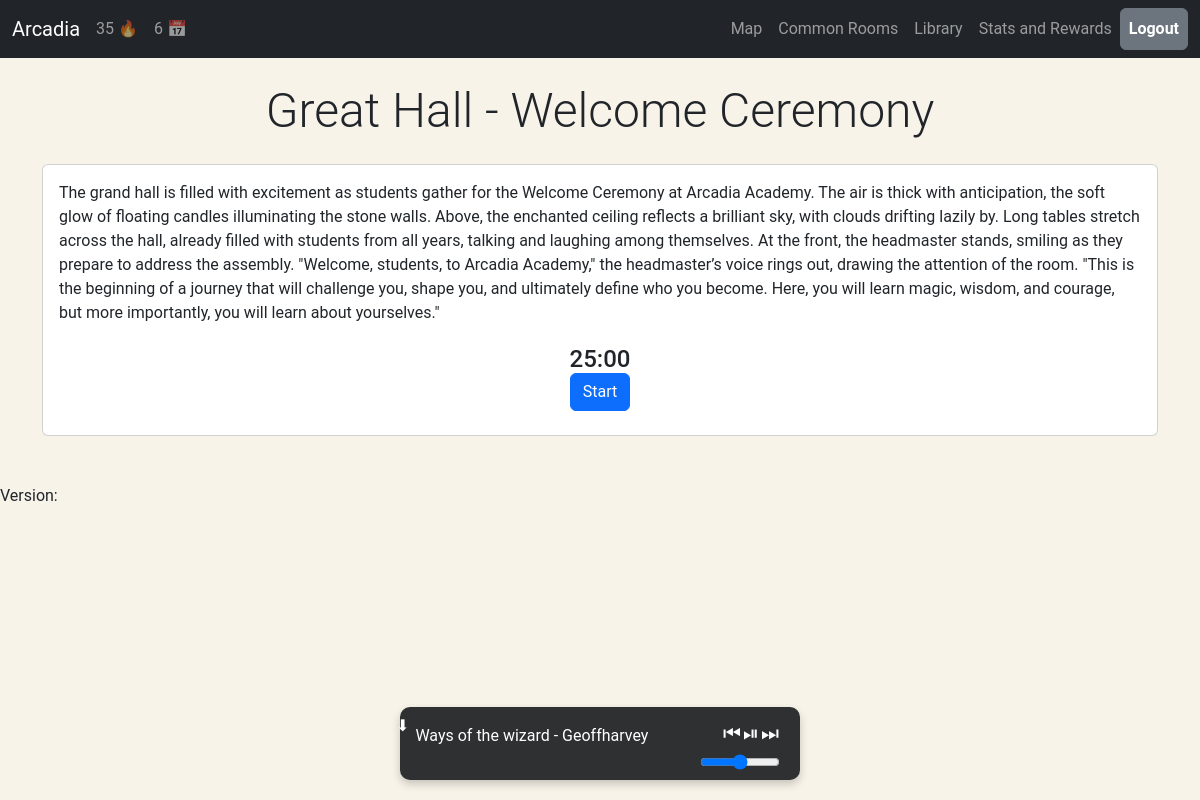
The page /pomo/event/9/ (signed in) on the database its author committed.
### pomo/models.py (models this page shows, shortened)
class Location(models.Model):
    name = models.CharField(max_length=100)
    title = models.CharField(max_length=100, blank=True, null=True)
    description = models.TextField()

class Event(models.Model):
    name = models.CharField(max_length=255)
    description = models.TextField()  # Story text
    info_box_btn_name = models.CharField(max_length=255, blank=True, null=True)
    location = models.ForeignKey(Location, on_delete=models.CASCADE)  # Location name
    pre_timer_text = models.TextField(blank=True, null=True)
    post_timer_text = models.TextField(blank=True, null=True)
    completion_type = models.CharField(max_length=50, blank=True, null=True, choices=[('direct','direct'),('25','25')], default='direct')
    repeatable = models.BooleanField(default=False)
    conditions = models.ManyToManyField(EventCondition, blank=True, related_name='events_of_condition')
    outcomes = models.ManyToManyField(EventOutcome, blank = True, related_name='events_with_outcome')
    def can_be_triggered(self, player_state):
        if not self.repeatable and self in player_state.completed_events.all():
            return False
        for condition in self.conditions.all():
            if not condition.is_met(player_state):
                return False
        return True

### pomo/views.py (the view)
# urls.py: path('event/<int:event_id>/', event_timer, name='event_detail'),
@login_required
def event_timer(request, event_id):
    event = get_object_or_404(Event, id=event_id)
    user = request.user
    context  = {
        'event_status': get_event_status(user,event),
        'event_id': event_id,
        'location': event.location.title,
        'event_name': event.name,
        'pre_timer_text': event.pre_timer_text,
        'post_timer_text': event.post_timer_text,
        'repeatable': event.repeatable,
    }
    if context['event_status']=="locked":
        raise Http404("Event does not exist")
    navbar_context = get_context_navbar(request.user)
    timer = get_timer_context(request.user)
    context = {**context, **navbar_context, **timer}
    return render(request, 'pomo/event.html',
                  context)

### pomo/models.py (called while the page is built)
    def get_streak(self):
        pomodoros = Timers.objects.filter(user=self.player).order_by('-date_completed')
        if not pomodoros.exists():
            return 0  # No pomodoros, so no streak
        today = timezone.now().date()
        timers_today = Timers.objects.filter(user=self.player, date_completed=today)
        yesterday = today - timedelta(1)
        timers_yesterday = Timers.objects.filter(user=self.player, date_completed=yesterday)
        if len(timers_today)==0 and len(timers_yesterday)==0:
            self.current_streak=0
            self.save()
            return 0
        else:
            return self.current_streak

    def get_total_pomos_today(self):
        today = timezone.now().date()
        timers_today = Timers.objects.filter(user=self.player, date_completed=today)
        total_pomodoros_today = len(timers_today)
        return total_pomodoros_today

### pomo/views.py (called while the page is built)
def get_context_navbar(user):
    player_state = PlayerState.objects.get(player=user)
    context = {"streak": player_state.get_streak(),
               "total_pomodoros_today": player_state.get_total_pomos_today()}
    return context

def get_timer_context(user):
    is_developer = user.profile.is_developer
    stats = {
        "is_developer": is_developer }
    return stats

def get_event_status(user,event):
    player_state = PlayerState.objects.get(player=user)
    if event in player_state.completed_events.all():
        return "completed"
    if event.can_be_triggered(player_state):
        return "open"
    else:
        return "locked"

### pomo/templates/pomo/event.html (shortened to what this page needs)
{% load static %}
<!DOCTYPE html>
<html lang="en">
<head>
    {% load bootstrap5 %}
    {% bootstrap_css %}
    <link rel="stylesheet" href="{% static 'pomo/music_player.css' %}">
</head>
<body style="background-color: #f7f3e9; font-family: 'Roboto', sans-serif;">
    {% include 'pomo/includes/navbar.html' %}
    <div class="container py-4">
        <div class="text-center mb-4">
            <h1 class="display-5">{{ location }} - {{ event_name }}</h1>
        </div>
        <div class="card mb-4">
            <div class="card-body">
                <p>{{ pre_timer_text }}</p>
                {% if event_status == "open" %}
                    {% include 'pomo/includes/event_timer.html' %}
                {% endif %}
            </div>
        </div>
        <div id="music-bar" class="music-player">
            <button id="collapse-button" onclick="collapseMusicBar()">⬇</button>
            <div class="music-info">
                <p id="music-title">Title - Artist</p>
            </div>
            <div class="music-controls">
                <div class="music-controls-buttons">
                    <button id="prev-song" onclick="prevSong()">⏮</button>
                    <button id="play-pause" onclick="togglePlay()">⏯</button>
                    <button id="next-song" onclick="nextSong()">⏭</button>
                </div>
                <input id="volume-control" type="range" min="0" max="1" step="0.05" onchange="setVolume(this.value)" />
            </div>
        </div>
    </div>
    {% include 'pomo/includes/footer.html' %}
</body>
</html>

### pomo/static/pomo/music_player.css (style rules this page uses)
.music-player { position: fixed; bottom: 20px; left: 50%; transform: translateX(-50%); background-color: #2e3031; padding: 10px 20px; color: white; border-radius: 10px; z-index: 9999; display: flex; align-items: center; justify-content: space-between; width: 400px; box-shadow: 0px 4px 8px rgba(0, 0, 0, 0.2); }
.music-info { flex: 1; text-align: left; }
.music-controls { display: flex; flex-direction: column; align-items: flex-end; }
.music-controls-buttons { display: flex; justify-content: flex-end; align-items: center; margin-bottom: 5px; }
.music-controls-buttons button { background-color: transparent; border: none; color: white; font-size: 20px; margin: 0 0px; cursor: pointer; padding: 1px; width: auto; height: auto; }
#volume-control { width: 80px; }
#collapse-button { background-color: transparent; border: none; color: white; font-size: 16px; margin-top: -35px; margin-left: -30px; cursor: pointer; }

### rows shown on the page
Location: title "Great Hall"
Event: name "Welcome Ceremony", pre_timer_text "The grand hall is filled with excitement as students gather for the Welcome Ceremony at Arcadia Academy. The air is thick with anticipation, the soft glow of floating candles illuminating the stone walls. Above, the enchanted ceiling reflects a brilliant sky, with clouds drifting lazily by. Long tables stretch across the hall, already filled with students from all years, talking and laughing among themselves. At the front, the headmaster stands, smiling as they prepare to address the assembly. \"Welcome, students, to Arcadia Academy,\" the headmaster’s voice rings out, drawing the attention of the room. \"This is the beginning of a journey that will challenge you, shape you, and ultimately…"

### other values the page prints
{{ streak }} "35"
{{ total_pomodoros_today }} "6"
